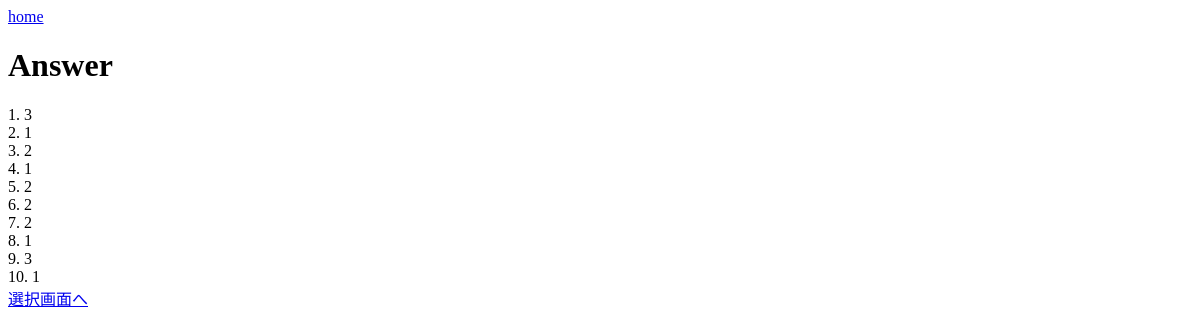
The app's page /skil/3/Eanswer/, older data.
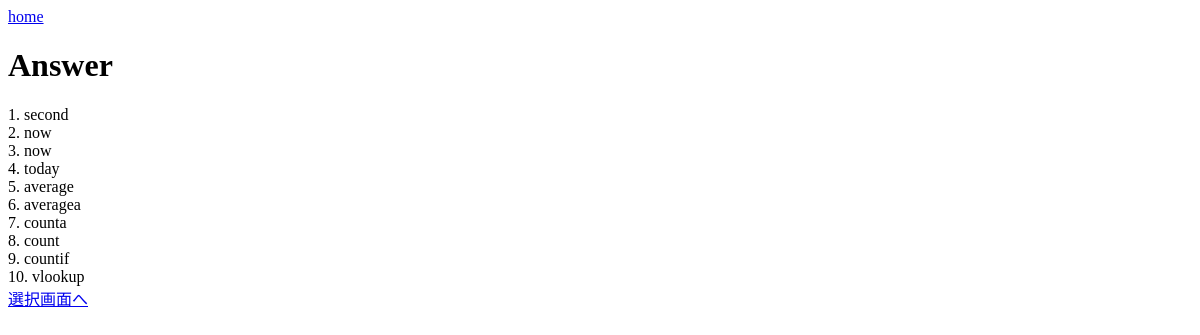
The same page, newer data.
### skil/models.py (models this page shows, shortened)
class Equestion(models.Model):
    number = models.IntegerField(default=0)
    ques = models.TextField()
    sele1 = models.TextField()
    sele2 = models.TextField()
    sele3 = models.TextField()
    answer = models.IntegerField()

### skil/views.py (the view)
# urls.py: path('<int:excel_id>/Eanswer/', views.Eanswer, name='Eanswer'),
def Eanswer(request, excel_id):
    excel = Equestion.objects.filter(id__gte=10*excel_id-9).filter(id__lt=10*excel_id+1)
    data = {'excel':excel}
    return render(request, 'skil/Eanswer.html', data)

### skil/templates/skil/Eanswer.html (shortened to what this page needs)
<!DOCTYPE html>
<html>
    <body>
        <a href="{% url 'index' %}">home</a>
        <br>
        <h1>Answer</h1>
        {% for ex in excel %}
            {{ ex.number }}. {{ ex.answer }}
            <br>
        {% endfor %}
        <a href="{% url 'ES' %}">選択画面へ</a>
    </body>
</html>

Row changes from the older to the newer data that the page shows:
changed Equestion: answer "3" → "second"
changed Equestion (number 2 of 10 on the later page): answer "1" → "now"
changed Equestion (number 3 of 10 on the later page): answer "2" → "now"
changed Equestion: answer "1" → "today"
changed Equestion: answer "2" → "average"
changed Equestion: answer "2" → "averagea"
changed Equestion: answer "2" → "counta"
changed Equestion: answer "1" → "count"
changed Equestion: answer "3" → "countif"
changed Equestion: answer "1" → "vlookup"
